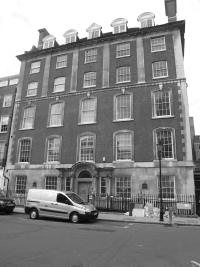
#> input picture asst03_gatsby_image.bmp, 200 x 267 px
$ jupyter execute --allow-errors gabor_filter.ipynb   (shell and % lines are left out)
#> lines starting #> are read from the running program, lines starting #| are printed output that depends on the picture
# Show Me More Gabor

[cell 1]
# notebook for gabor filter exercises

# import
import numpy as np
import matplotlib.pyplot as plt
import math
import copy
import os
from scipy import misc
import imageio
from scipy import signal
np.random.seed(420)
plt.rcParams['image.cmap'] = 'gray'
plt.rcParams['figure.figsize'] = (10.0, 10.0)
plt.rcParams['font.size'] = 22

# Problem 1

A V1 cell has a response kernel

\begin{equation}
f_{\alpha,a,\psi} = r_{max}\exp\left(-\frac{x^2}{2\sigma^2_x}-\frac{y^2}{2\sigma^2_y}\right)\text{cos}(a\text{cos}(\psi)x + a \text{sin}(\psi)y-\alpha)
\end{equation}

where $\alpha$ is the preferred phase, $\psi$ is the preferred orientation, and $a$ is the preferred frequency. We stimulate it with the following (static) stimulus:

\begin{equation}
s(x,y) = B\cos\left(b\cos(\phi)x + b\sin(\phi)y - \beta\right)
\end{equation}

Plot the response
\begin{equation}
L_{\alpha,a,\psi}(x_0,y_0,\phi,\beta,b) = \int dx\, dy\, f_{\alpha,a,\psi}(x,y)s(x,y)
\end{equation}

[cell 2]
# Define a function that outputs a gabor filter

def L(x, y, b, phi, a=1, psi=0, sigma_x=1, sigma_y=1, alpha=1, beta=0, B=1, rmax=1):
 left_cos = np.cos(b * np.cos(phi) * x + b * np.sin(phi) * y - alpha - beta)
 left_exp = np.exp(-0.5 * ((sigma_x**2) * (b * np.cos(phi) - a * np.cos(psi))**2 + (sigma_y**2) * (b *
np.sin(phi) - a * np.sin(psi))**2))
 right_cos = np.cos(b * np.cos(phi) * x + b * np.sin(phi) * y + alpha - beta)
 right_exp = np.exp(-0.5 * ((sigma_x**2) * (a * np.cos(psi) + b * np.cos(phi))**2 + (sigma_y**2) * (a * np.sin(psi) + b * np.sin(phi))**2))

 return B * rmax * sigma_x * sigma_y * math.pi * (left_cos * left_exp + right_cos * right_exp)

[cell 3]
# Plot the orientation selectivity

orientations = np.linspace(0,2*math.pi,50)#math.pi * np.arange(-10,11) / 8
responses = [L(0, 0, 1, phi, psi=1) for phi in orientations]
plt.plot(orientations, responses, lw=3)
plt.grid(alpha=0.5)
plt.xlabel("stimulus orientation ($\phi$)")
plt.ylabel("cell response (L)")
plt.title("orientation selectivity")
plt.show()
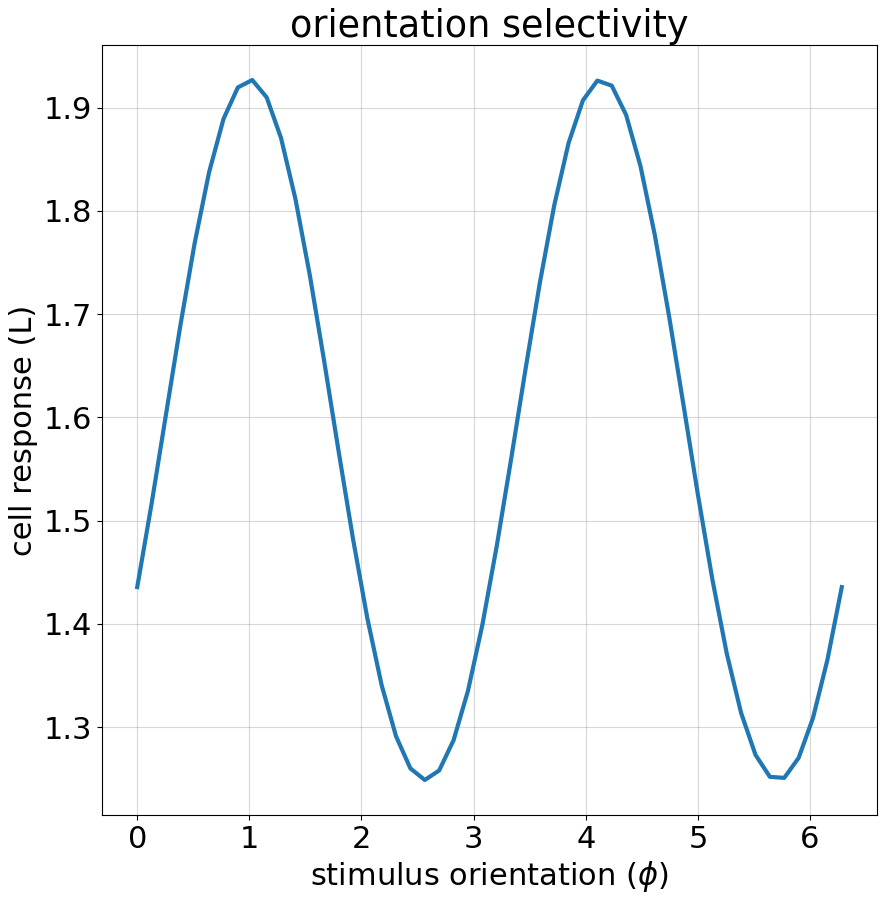
#> figure drawn by matplotlib, 1 panel; curve peaks at x = 1.03, y = 1.93

[cell 4]
# plot the selectivity to stimulus frequency

frequencies = np.linspace(0, 5, num=50)
responses = [L(0, 0, b, 0) for b in frequencies]
plt.plot(frequencies, responses, lw=3)
plt.xlabel("stimulus frequency (b)")
plt.ylabel("cell response (L)")
plt.title("frequency selectivity")
plt.grid(alpha=0.5)
plt.show()
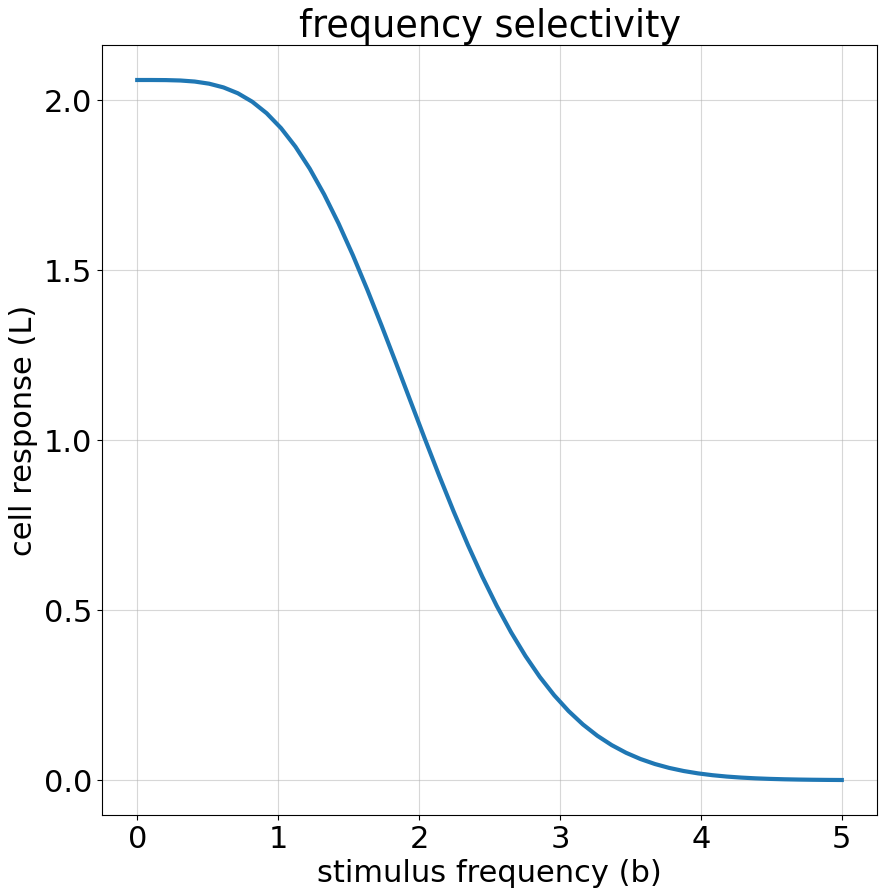
#> figure drawn by matplotlib, 1 panel; curve peaks at x = 0, y = 2.06

# Problem 2

Images seen through visual receptive fields

## 1) Lets look at the image

[cell 5]
# load the image

image = imageio.imread('asst03_gatsby_image.bmp')
#> image is the input picture: shape (267, 200); min 0, max 255, mean 137.6
print ("image shape: ", image.shape)
#| image shape:  (267, 200)
plt.imshow(image)
plt.show()

## 2) Construct an on-center difference-of-gaussians (DOG) centre-surround receptive field centred at 0:
  \begin{equation}
  D(x,y) = \frac{1}{2\pi\sigma_c^2} e^{-(x^2 + y^2)/2\sigma_c^2}
  - \frac{1}{2\pi\sigma_s^2} e^{-(x^2 + y^2)/2\sigma_s^2}
  \end{equation}

[cell 6]
# define a gaussian function and use it to define a Difference-of-Gaussians

def gauss2d(x, y, sigma):
    # 2D gaussian centered at 0
    # FILL OUT
    return 1

def DoG(x, y, sigma_center=1.5, sigma_surround=3.0):
    # Difference of Gaussians (use gauss2D)
    # FILL OUT
    return 1

[cell 7]
# plot the Difference-of-Gaussians

n = 21
RF = np.zeros((n, n))
for x in range(-10, 11):
    for y in range(-10, 11):
        RF[x+10, y+10] = DoG(x, y)
plt.imshow(RF, interpolation='none', cmap="inferno")
plt.colorbar()
plt.show()
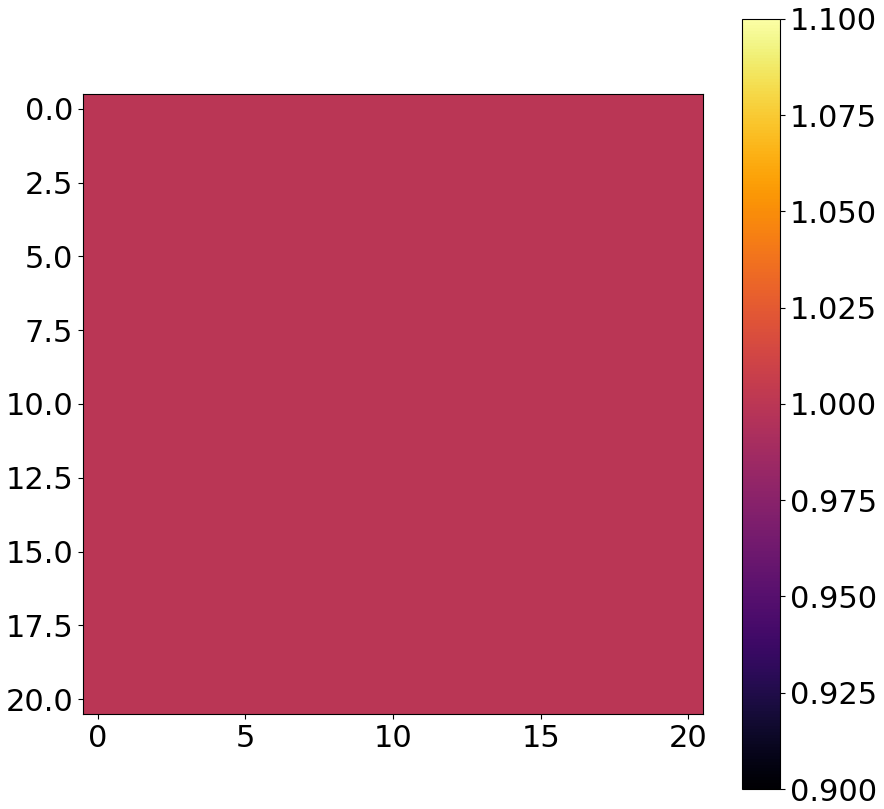
#> figure drawn by matplotlib, 2 panels

## 3) Suppose you had a cell with a receptive field like this centered at each pixel in the image.  Show the image as represented by the activity of these cells, placing the cells in topographic order according to their centres.  (Hint: this is effectively a 2D convolution.  Why?).

[cell 8]
# function that convolves an image with the receptive field

def Convolve(image, recep_field):
    # convolve image with receptive field
    # FILL OUT
    return 1

[cell 9]
# plot response of Difference of Gaussians

DoG_img = Convolve(image, RF)
#> DoG_img = 1
#> (the rest of this cell did not finish here and is left out)

## 4) Threshold the activity image (i.e. set all the values above some cutoff to 1, all below to 0).  Does this look like the cells are detecting edges?  Tune the parameters of the DOG RF and the threshold to improve the quality of the edge detection as much as you can.

[cell 10]
# define threshold function

def threshold(image, val):
    return (image > val).astype(float)

#> (a cell that did not finish here is left out)

## 4) Now construct a Gabor receptive field on the same 21-by-21 pixel grid:

  \begin{equation}
  D(\vec{x}) = \exp\Big(-\frac{(\vec{k}(\theta) \cdot \vec{x})^2}{2\sigma_l^2}
  -\frac{(\vec{k}_{\perp}(\theta) \cdot \vec{x})^2}{2\sigma_w^2}\Big)
  \cos\Big(2\pi \frac{\vec{k}_{\perp}(\theta) \cdot \vec{x}}{\lambda}
  + \phi\Big)
  \end{equation}

  where $\vec{k}(\theta)$ is a unit vector with the orientation $\theta$, $\vec{k}_{\perp}(\theta)$ is an orthogonal unit vector and $\theta$, $\sigma_l$, $\sigma_w$, $\lambda$ and $\phi$ parametrise the Gabor.  Start with $\theta = \pi/2$, $\sigma_l = \sigma_w = 3$ pixels, $\lambda = 6$ pixels and $\phi = 0$.

[cell 12]
# define the gabor filter


def gabor(x, theta=math.pi/2.0, sigma_l=3, sigma_w=3, lmbda=6, phi=0):
    assert type(x) == np.ndarray and len(x) == 2, "invalid x: must be a 2D vector"
    # FILL OUT
    return 1

[cell 13]
# plot the gabor receptive field

n = 21
gabor_RF = np.zeros((n, n))
for x in range(-10, 11):
    for y in range(-10, 11):
        gabor_RF[x+10, y+10] = gabor(np.array([x, y]))
plt.imshow(gabor_RF, interpolation='none', cmap="inferno")
plt.colorbar()
plt.show()

## 5) Show the image as seen by through receptive fields of this sort, again with one centred at each pixel in the image.  Threshold the activities.

[cell 14]
gabor_response = Convolve(image, gabor_RF)
#> gabor_response = 1
#> (the rest of this cell did not finish here and is left out)

#> (a cell that did not finish here is left out)

## 6) Construct 3 Gabors with $\theta = 0, \pi/4, \pi/2$ and the other parameters as above.  Sum the thresholded outputs of all three types of cell.  Does this image look any better than that obtained by the RGC?  Why do you think this is?

[cell 16]
# plot the three gabor filters

gRFs = []
fig, axs = plt.subplots(1, 3)
for i,theta in enumerate([0, math.pi/4, math.pi/2]):
    n = 21
    gRF = np.zeros((n, n))
    for x in range(-10, 11):
        for y in range(-10, 11):
            gRF[x+10, y+10] = gabor(np.array([x, y]), theta=theta)

    gRFs.append(gRF)
    axs[i].imshow(gRF, interpolation='none', cmap="inferno")
plt.show()
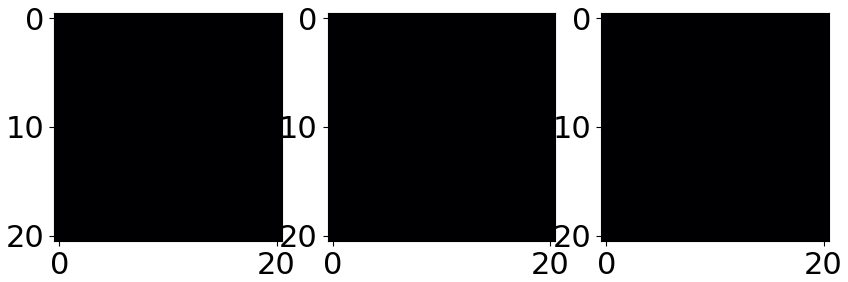
#> figure drawn by matplotlib, 3 panels
